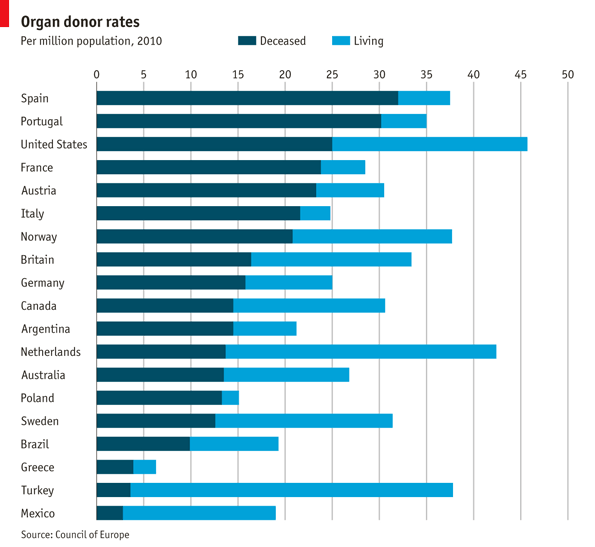
#> input picture targets/economist_daily_chart_165.png, 595 x 547 px
$ python -i main.py   (imports and definitions only)
#> lines starting #> are read from the running program, lines starting #| are printed output that depends on the picture; after the words box and inside, x2 and y2 are one past the last pixel; in counts of white or black regions, pixels touching at a corner belong together
import cv2
import tkinter as tk
from tkinter import filedialog, messagebox

def select_image():
    # Apre una finestra di dialogo per selezionare un'immagine
    file_path = filedialog.askopenfilename()
#> the answer given: targets/economist_daily_chart_165.png
    if file_path:
        # Carica l'immagine selezionata
        img = cv2.imread(file_path)
#> img is the input picture: shape (547, 595, 3); mean B, G, R 227.8, 219.4, 194.2

        # Converte l'immagine in formato CV_32FC1 e in scala di grigi
        img = cv2.cvtColor(img, cv2.COLOR_BGR2GRAY).astype('float32') / 255
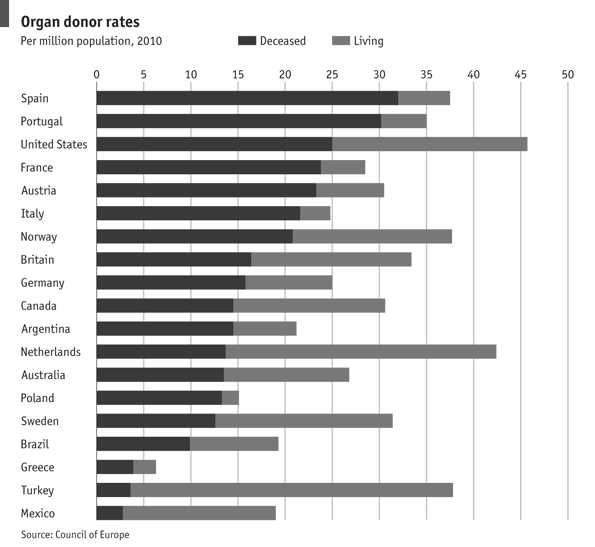
#> img: shape (547, 595) float32; min 0.0627, max 1, mean 0.835
        img_scaled = img * 255
        img_scaled = img_scaled.astype('uint8')

        # Calcola la mappa dei salienti dell'immagine con il metodo "Spectral Residual"
        saliency_map = cv2.saliency.StaticSaliencySpectralResidual_create().computeSaliency(img)

        # Applica una soglia alla mappa dei salienti per ottenere una maschera binaria
        _, saliency_mask = cv2.threshold(img_scaled, 0, 255, cv2.THRESH_BINARY + cv2.THRESH_OTSU)
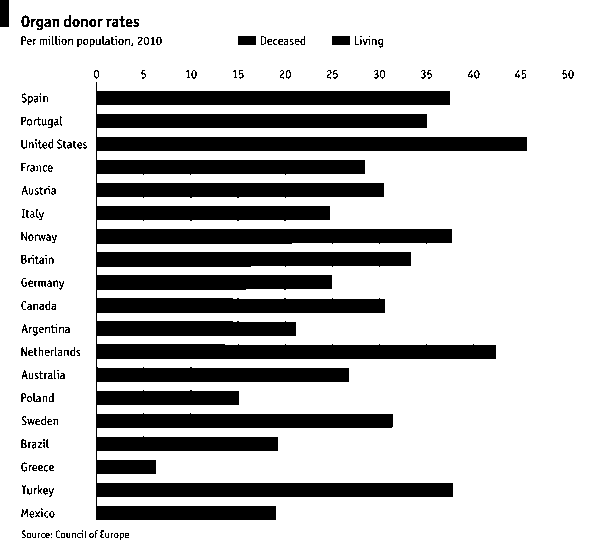
#> saliency_mask: shape (547, 595); 75.9% white; 238 black regions (133 under 20 px), largest, box (x1, y1, x2, y2) and area: (96, 82, 527, 520) 73568, (0, 0, 9, 27) 243, (238, 36, 256, 45) 162

        # Calcola il rapporto tra il numero di pixel bianchi nella maschera e il numero totale di pixel dell'immagine
        memorability = cv2.countNonZero(saliency_mask) / (img.shape[0] * img.shape[1])
#> memorability = 0.759

        # Mostra l'immagine selezionata
        cv2.imshow('Immagine selezionata', cv2.cvtColor(cv2.imread(file_path), cv2.COLOR_BGR2RGB))
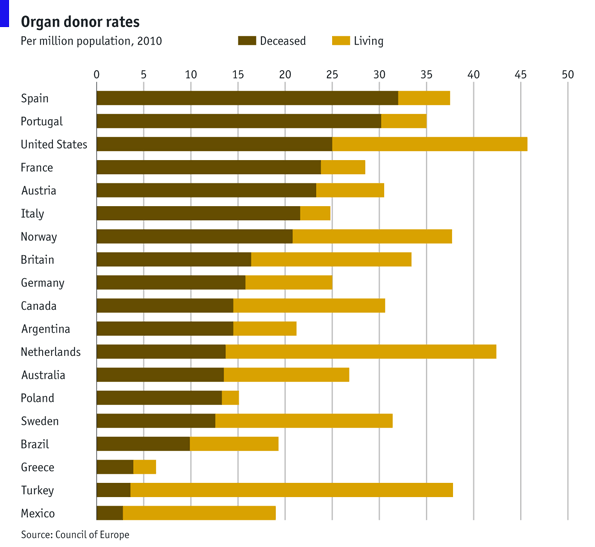
#> window 'Immagine selezionata': shape (547, 595, 3); mean B, G, R 194.2, 219.4, 227.8

        # Stampa il grado di memorabilità
        messagebox.showinfo("Grado di memorabilità", f"Grado di memorabilità dell'immagine: {memorability}")
        cv2.waitKey(0)

# Crea una finestra Tkinter
# [1 line not run here, left out]

# Aggiunge un bottone per selezionare un'immagine
# [1 line that did not run here, left out]
# [4 lines not run here, left out]

>>> result = select_image()

$ run again, with targets/economist_daily_chart_258.png copied over targets/economist_daily_chart_165.png
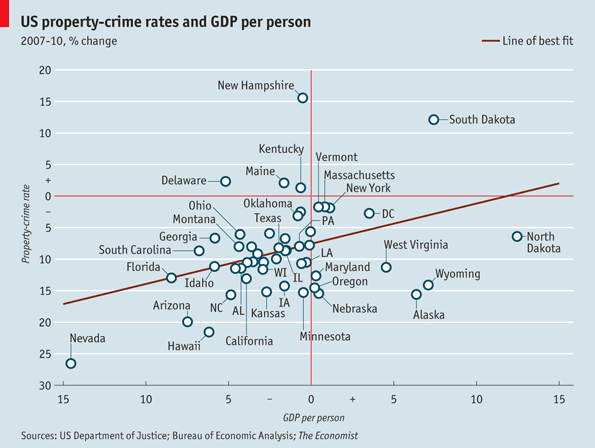
#> input picture targets/economist_daily_chart_258.png, 595 x 448 px
#> in select_image, img is the input picture: shape (448, 595, 3); mean B, G, R 227.5, 220.9, 207.5
#> img: shape (448, 595) float32
#> in select_image, `_, saliency_mask = cv2.threshold(img_scaled, 0, 255, cv2.THRESH_BINARY..`:
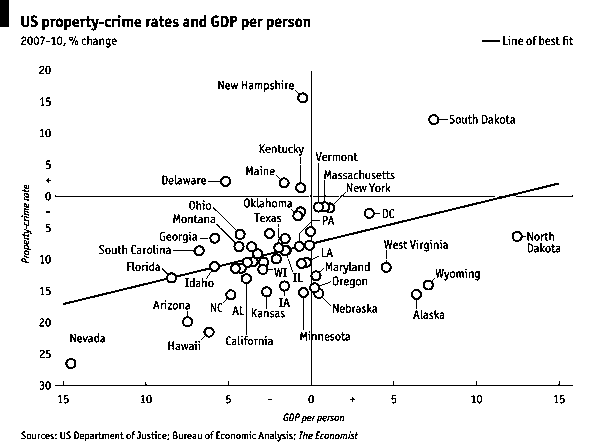
#> saliency_mask: shape (448, 595); 94.5% white; black in thin lines or dots
#> memorability = 0.945
#> in select_image, `cv2.imshow('Immagine selezionata', cv2.cvtColor(cv2.imread(file_path),..`:
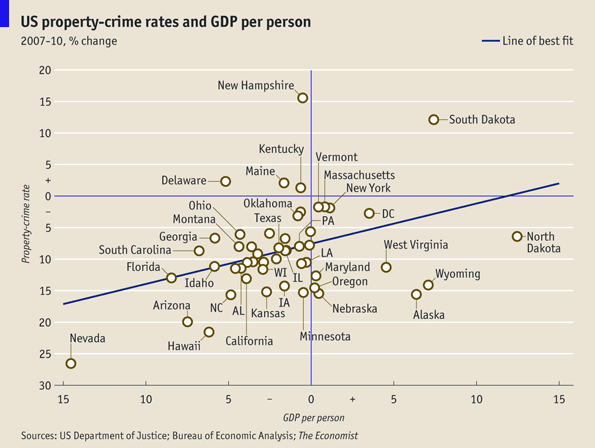
#> window 'Immagine selezionata': shape (448, 595, 3); mean B, G, R 207.5, 220.9, 227.5

$ run again, with targets/economist_daily_chart_406.png copied over targets/economist_daily_chart_165.png
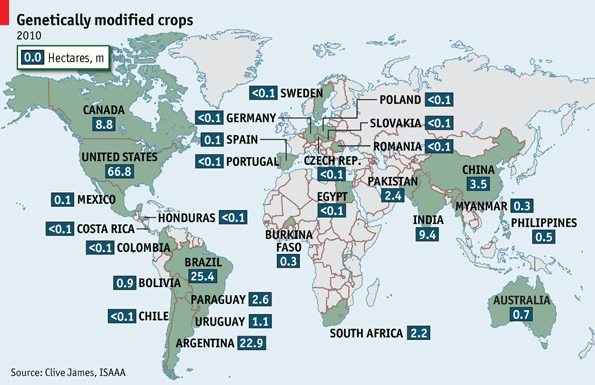
#> input picture targets/economist_daily_chart_406.png, 595 x 385 px
#> in select_image, img is the input picture: shape (385, 595, 3); mean B, G, R 214.8, 211.5, 197.8
#> img: shape (385, 595) float32
#> in select_image, `_, saliency_mask = cv2.threshold(img_scaled, 0, 255, cv2.THRESH_BINARY..`:
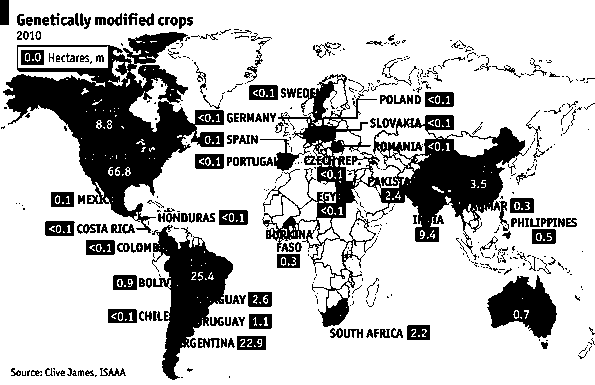
#> saliency_mask: shape (385, 595); 76.5% white; 492 black regions (321 under 20 px), largest, box (x1, y1, x2, y2) and area: (3, 32, 224, 233) 15951, (260, 74, 529, 327) 14963, (152, 225, 233, 380) 5592
#> memorability = 0.765
#> in select_image, `cv2.imshow('Immagine selezionata', cv2.cvtColor(cv2.imread(file_path),..`:
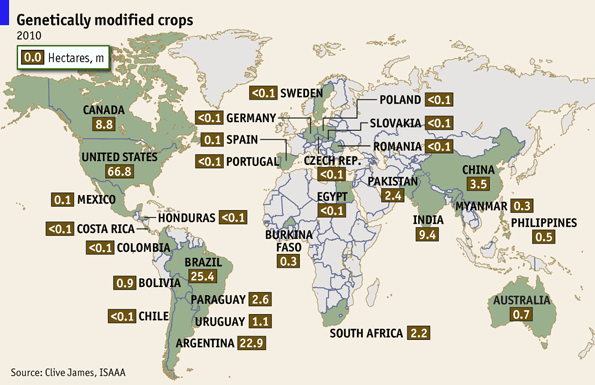
#> window 'Immagine selezionata': shape (385, 595, 3); mean B, G, R 197.8, 211.5, 214.8

$ run again, with targets/economist_daily_chart_454.png copied over targets/economist_daily_chart_165.png
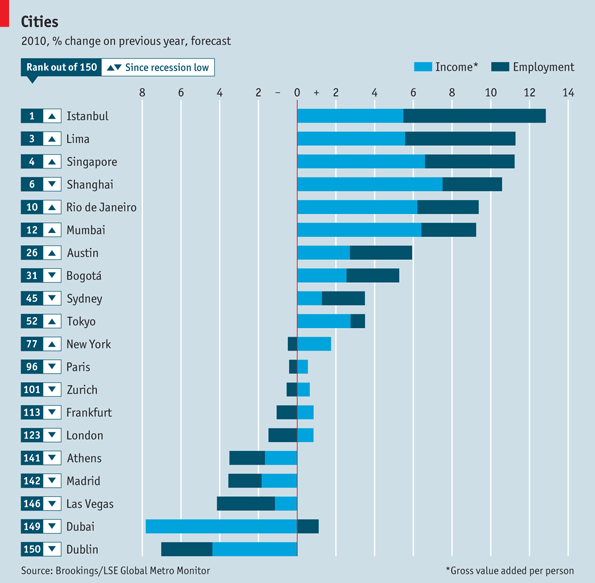
#> input picture targets/economist_daily_chart_454.png, 595 x 583 px
#> in select_image, img is the input picture: shape (583, 595, 3); mean B, G, R 220.4, 208.9, 181.3
#> img: shape (583, 595) float32
#> in select_image, `_, saliency_mask = cv2.threshold(img_scaled, 0, 255, cv2.THRESH_BINARY..`:
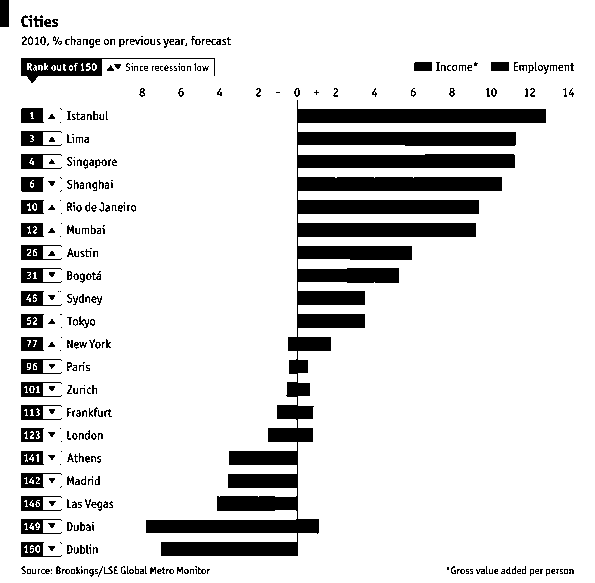
#> saliency_mask: shape (583, 595); 86.8% white; 355 black regions (177 under 20 px), largest, box (x1, y1, x2, y2) and area: (146, 100, 546, 556) 31964, (21, 58, 215, 83) 1396, (21, 131, 62, 146) 353
#> memorability = 0.868
#> in select_image, `cv2.imshow('Immagine selezionata', cv2.cvtColor(cv2.imread(file_path),..`:
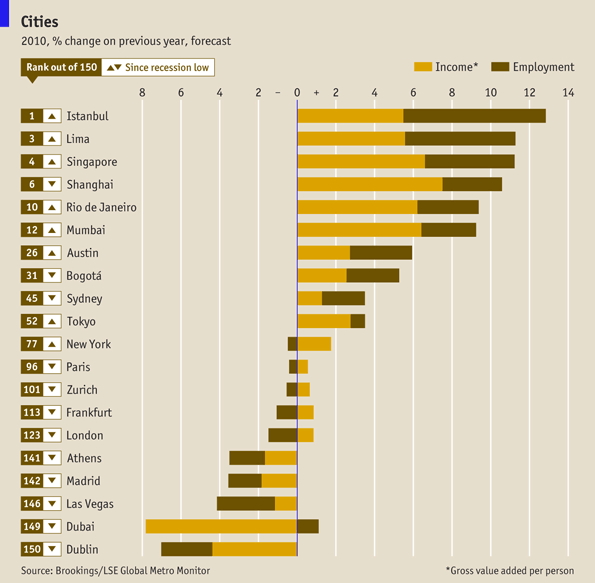
#> window 'Immagine selezionata': shape (583, 595, 3); mean B, G, R 181.3, 208.9, 220.4
